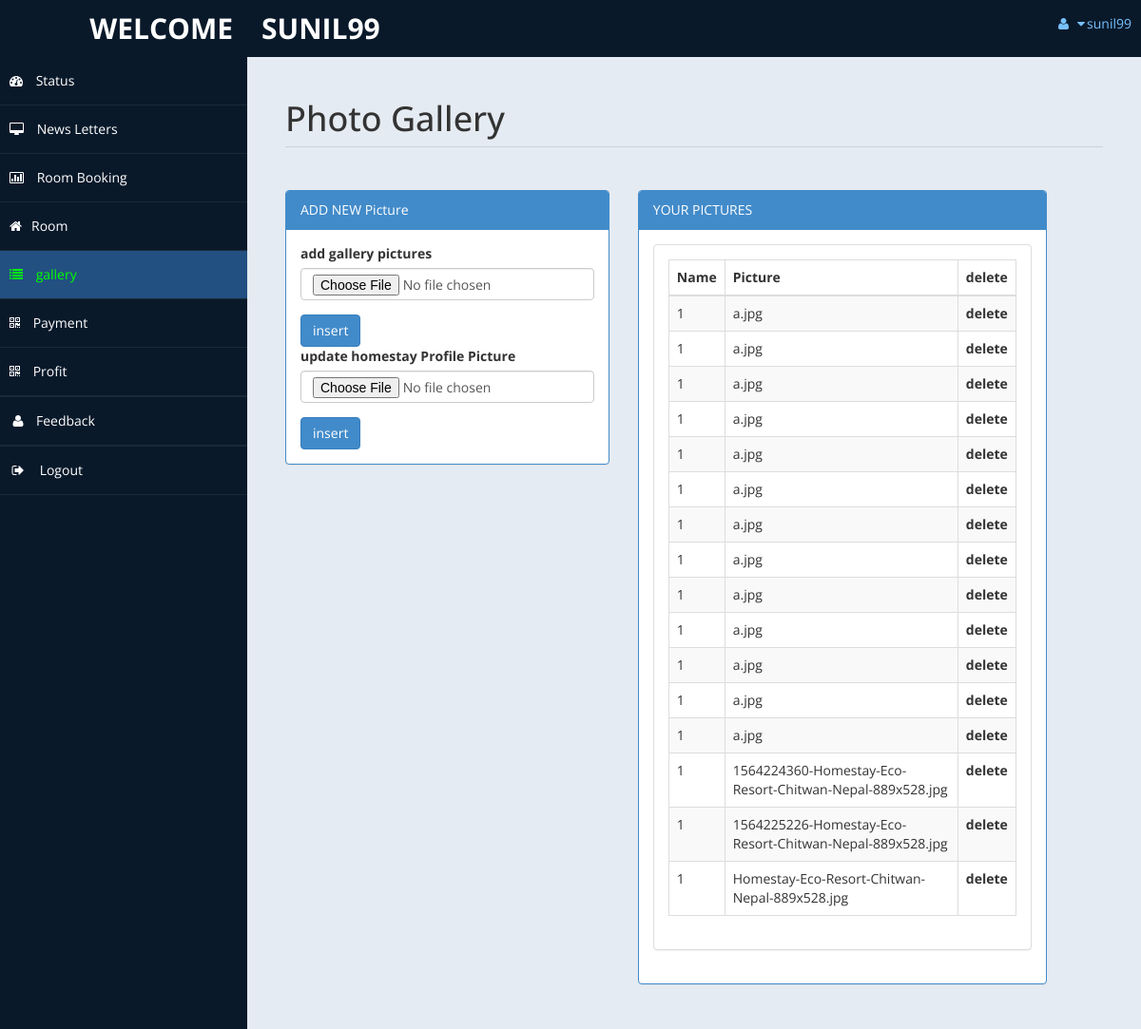
Page /homestay/admin/gallery.php (signed in) on the earlier database version.
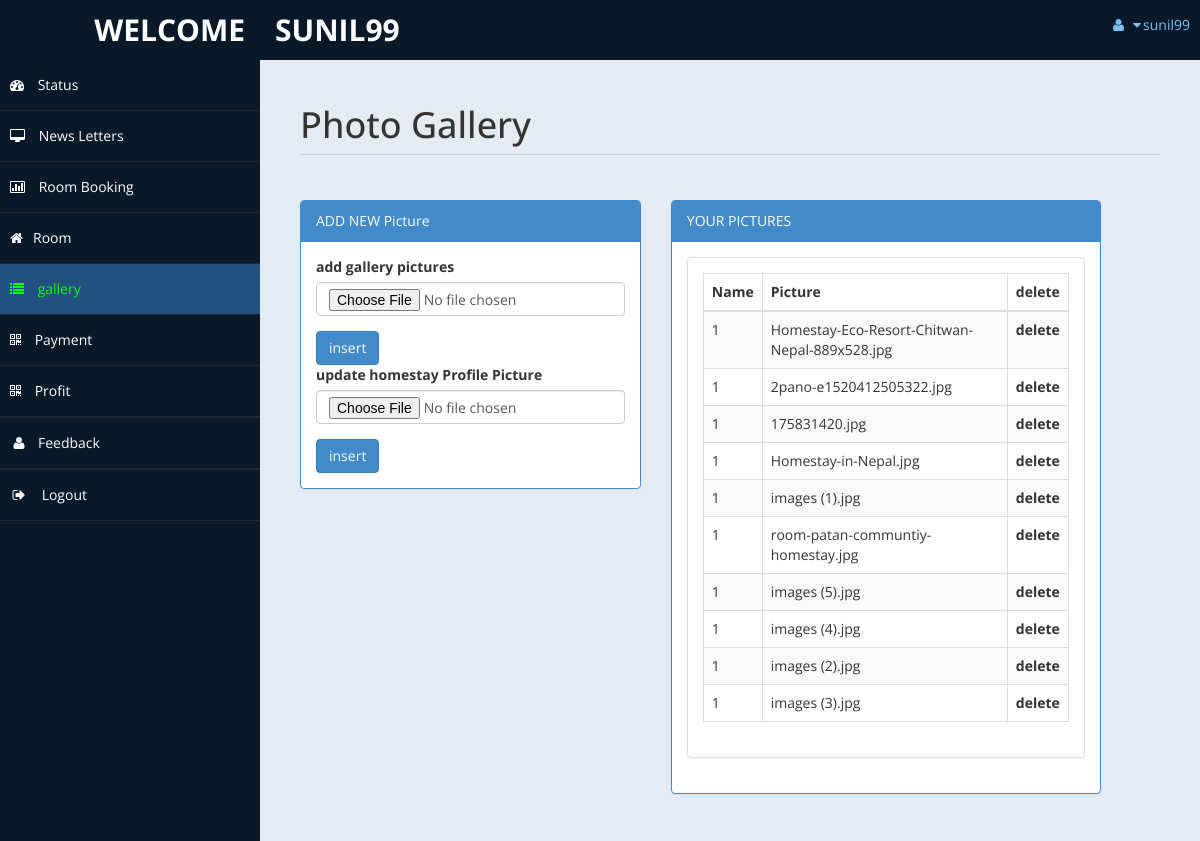
Same page on the later database version.
### tables this page shows
CREATE TABLE `gallery` (
  `id` int(11) NOT NULL,
  `homestay_id` int(11) NOT NULL,
  `pic_name` varchar(65) NOT NULL
);

### homestay/admin/lib/fetch_data.php (called while the page is built, shortened)
<?php
function gethomestayid(){
	require("../db.php");
	$owner=$_SESSION['user'];
	$sql="SELECT * FROM homestay_info where owner_name='$owner';";
	if ($result=mysqli_query($con,$sql))
	{
		$rowcount=mysqli_num_rows($result);
		if ($rowcount==0) {
			echo 'No homestay information found!!';
		}else{
		foreach ($result as $id) {
			return $id['id'];
		}}
	}
}

### homestay/admin/gallery.php (the view, shortened to what the changed rows need)
<!DOCTYPE html>
<html xmlns="http://www.w3.org/1999/xhtml">
<head>
    <link href="assets/css/bootstrap.css" rel="stylesheet" />
    <link href="assets/css/font-awesome.css" rel="stylesheet" />
    <link href="assets/css/custom-styles.css" rel="stylesheet" />
</head>
<body>
    <div id="wrapper">
        <div id="page-wrapper" >
            <div id="page-inner">
       <div class="row">
                    <div class="col-md-12">
                        <h1 class="page-header">
                          Photo Gallery
                        </h1>
                    </div>
                </div>
            <div class="row">
              <?php
               include('db.php');
               include('lib/fetch_data.php');
                 $h_id =gethomestayid();
              ?>
            <div class="row">
                <div class="col-md-6 col-sm-6">
                    <div class="panel panel-primary">
                        <div class="panel-body">
                    <div class="panel panel-default">
                        <div class="panel-body">
                            <div class="table-responsive">
                                <table class="table table-striped table-bordered table-hover" id="dataTables-example">
                                    <thead>
                                        <tr>
                                            <th>Name</th>
                                            <th>Picture</th>
                                            <th>delete</th>
                                        </tr>
                                    </thead>
                                    <tbody>
                  <?php
                        $sql = "select * from gallery where homestay_id='$h_id';";
                        $re = mysqli_query($con,$sql);
                    while($row= mysqli_fetch_array($re))
                    {
                        $id = $row['id'];
                      if($id % 2 == 0)
                      {
                        echo "<tr class=odd gradeX>
                          <td>".$row['homestay_id']."</td>
                          <td>".$row['pic_name']."</td>
                           <th> delete</th>
                        </tr>";
                      }
                      else
                      {
                        echo"<tr class=even gradeC>
                          <td>".$row['homestay_id']."</td>
                          <td>".$row['pic_name']."</td>
                           <th> delete</th>
                        </tr>";
                      }
                    }
                  ?>
                                    </tbody>
                                </table>
                            </div>
                        </div>
                    </div>
                       </div>
                    </div>
                </div>
            </div>
          </div>
            </div>
        </div>
</body>
</html>

Differences in the rows shown:
removed gallery: homestay "1", pic_name "a.jpg"
removed gallery: homestay "1", pic_name "a.jpg"
removed gallery: homestay "1", pic_name "a.jpg"
removed gallery: homestay "1", pic_name "a.jpg"
removed gallery: homestay "1", pic_name "a.jpg"
removed gallery: homestay "1", pic_name "a.jpg"
removed gallery: homestay "1", pic_name "a.jpg"
removed gallery: homestay "1", pic_name "a.jpg"
removed gallery: homestay "1", pic_name "a.jpg"
removed gallery: homestay "1", pic_name "a.jpg"
removed gallery: homestay "1", pic_name "a.jpg"
removed gallery: homestay "1", pic_name "a.jpg"
removed gallery: homestay "1", pic_name "a.jpg"
removed gallery: homestay "1", pic_name "1564224360-Homestay-Eco-Resort-Chitwan-Nepal-889x528.jpg"
removed gallery: homestay "1", pic_name "1564225226-Homestay-Eco-Resort-Chitwan-Nepal-889x528.jpg"
added gallery: homestay "1", pic_name "2pano-e1520412505322.jpg"
added gallery: homestay "1", pic_name "175831420.jpg"
added gallery: homestay "1", pic_name "Homestay-in-Nepal.jpg"
added gallery: homestay "1", pic_name "images (1).jpg"
added gallery: homestay "1", pic_name "room-patan-communtiy-homestay.jpg"
added gallery: homestay "1", pic_name "images (5).jpg"
added gallery: homestay "1", pic_name "images (4).jpg"
added gallery: homestay "1", pic_name "images (2).jpg"
added gallery: homestay "1", pic_name "images (3).jpg"
